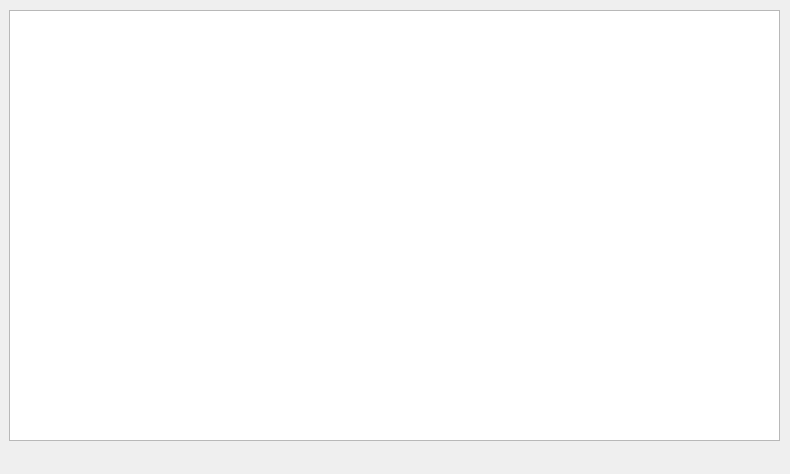
<?xml version="1.0" encoding="UTF-8"?>
<ui version="4.0">
 <class>Form</class>
 <widget class="QWidget" name="Form">
  <property name="geometry">
   <rect>
    <x>0</x>
    <y>0</y>
    <width>790</width>
    <height>474</height>
   </rect>
  </property>
  <property name="windowTitle">
   <string>Form</string>
  </property>
  <widget class="QWidget" name="widget" native="true">
   <property name="geometry">
    <rect>
     <x>-1</x>
     <y>0</y>
     <width>791</width>
     <height>471</height>
    </rect>
   </property>
   <widget class="QListWidget" name="listWidget">
    <property name="geometry">
     <rect>
      <x>10</x>
      <y>10</y>
      <width>771</width>
      <height>431</height>
     </rect>
    </property>
   </widget>
   <widget class="QLabel" name="label">
    <property name="geometry">
     <rect>
      <x>11</x>
      <y>450</y>
      <width>771</width>
      <height>20</height>
     </rect>
    </property>
    <property name="text">
     <string/>
    </property>
   </widget>
  </widget>
 </widget>
 <resources/>
 <connections/>
</ui>
